Frame 1 (no input): blank canvas, image omitted
Frame 60 (the mouse pressed at the canvas centre just before this capture): blank canvas, image omitted
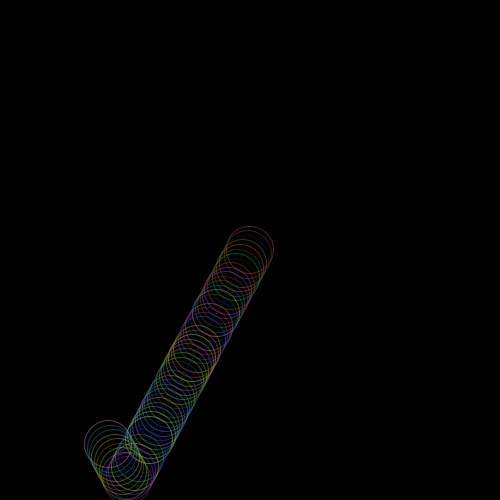
Frame 120 (the mouse held since frame 60 and released just before this capture)

The Processing sketch whose frames 1 and 60 were blank and that drew this single picture after the mouse press (run headless with seeded random() and noise(); from frame 60 on, the mouse is pressed at the canvas centre):

// Processing sketch: Lab2
// ── Lab2.pde
PVector pos;
PVector acc; 

void setup() {
  size(500, 500);
  pos = new PVector(mouseX, mouseY, random(30, 70));
  acc = new PVector (random(-5,5),random(-5,5),0);
  background(0);
 
}

void draw() {
  if(mousePressed == true){
    noFill();
    stroke(random(255),random(255),random(255),100);
    ellipse(pos.x, pos.y, pos.z, pos.z);
    point(pos.x, pos.y);
    
    pos.x = pos.x + acc.x;
    pos.y = pos.y + acc.y;
    
      if(pos.x > width-(pos.z/2) || pos.x < pos.z/2){
        acc.x = acc.x * -1;
      }
      
      if(pos.y > height-(pos.z/2) || pos.y < pos.z/2){
        acc.y = acc.y * -1;
      }
  }
}

void mousePressed(){
  pos = new PVector(mouseX, mouseY, random(40, 70));
}

void keyPressed() {
  background(0);
}
